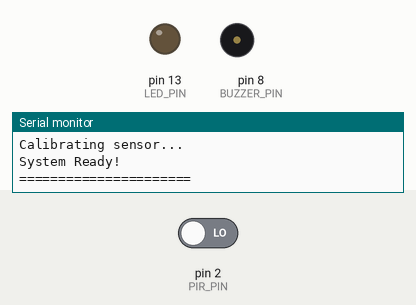
Simulated run of this sketch. Board: Arduino Uno, built with avr-gcc and run on an emulated ATmega328P. On the bench: output pins drawn as LEDs (lit = HIGH), buzzer (waves = sounding), the last lines printed to the serial monitor. Inputs (shaded band) come from the test bench; at power-on: pin 2 (PIR_PIN) LOW.

Above: at 11.2 s.
11.3 s: pin 2 (PIR_PIN) driven HIGH
At 11.4 s:
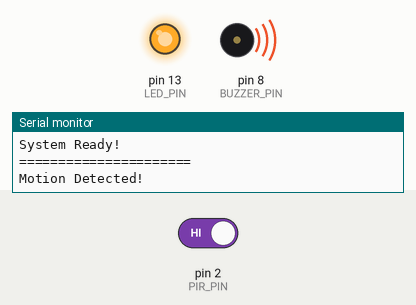
At 12.0 s:
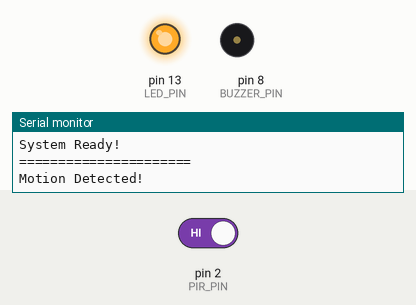
13.0 s: pin 2 (PIR_PIN) driven LOW
At 14.4 s:
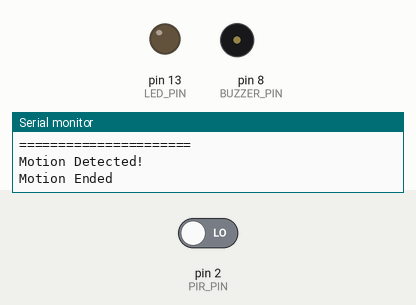
Timing chart, 0 to 16.0 s (numbered marks = the images above; inputs shaded):
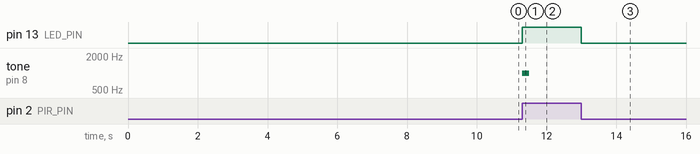

Measured:
- after the input at 11.3 s, pin 13 (LED_PIN): LOW → HIGH at once; tone on pin 8 (BUZZER_PIN): silent → 1000 Hz at once, → silent 0.20 s later
- after the input at 13.0 s, pin 13 (LED_PIN): HIGH → LOW at once

The sketch:

pir_motion_alarm.ino
```cpp
/*
 * PIR Motion Alarm System
 * Detects motion and triggers alarm
 *
 * Components:
 * - Arduino Board
 * - PIR Motion Sensor
 * - LED
 * - Buzzer
 * - 220Ω Resistor (for LED)
 *
 * Connections:
 * PIR OUT -> Pin 2
 * LED     -> Pin 13
 * Buzzer  -> Pin 8
 */

// Pin Definitions
const int PIR_PIN = 2;     // PIR sensor output
const int LED_PIN = 13;    // Status LED
const int BUZZER_PIN = 8;  // Buzzer

// Variables
int motionState = LOW;     // No motion detected initially
int lastMotionState = LOW;

// Timing
unsigned long lastMotionTime = 0;
const unsigned long MOTION_TIMEOUT = 10000;  // 10 seconds

void setup() {
  // Initialize pins
  pinMode(PIR_PIN, INPUT);
  pinMode(LED_PIN, OUTPUT);
  pinMode(BUZZER_PIN, OUTPUT);

  // Initialize serial
  Serial.begin(9600);

  // Calibration message
  Serial.println("PIR Motion Alarm System");
  Serial.println("Calibrating sensor...");
  delay(10000);  // Allow PIR to calibrate
  Serial.println("System Ready!");
  Serial.println("======================");
}

void loop() {
  // Read PIR sensor state
  motionState = digitalRead(PIR_PIN);

  // Check if motion state changed
  if (motionState != lastMotionState) {
    if (motionState == HIGH) {
      // Motion detected
      Serial.println("Motion Detected!");
      lastMotionTime = millis();
      triggerAlarm();
    } else {
      // Motion stopped
      Serial.println("Motion Ended");
      stopAlarm();
    }
    lastMotionState = motionState;
  }

  // Auto-reset alarm after timeout
  if (motionState == HIGH && (millis() - lastMotionTime > MOTION_TIMEOUT)) {
    Serial.println("Motion Timeout - Resetting");
    stopAlarm();
    motionState = LOW;
    lastMotionState = LOW;
  }

  delay(50);  // Small delay for stability
}

void triggerAlarm() {
  // Flash LED and sound buzzer
  digitalWrite(LED_PIN, HIGH);
  tone(BUZZER_PIN, 1000, 200);  // 1kHz tone for 200ms
}

void stopAlarm() {
  // Stop alarm
  digitalWrite(LED_PIN, LOW);
  noTone(BUZZER_PIN);
}
```

traffic_light.ino
```cpp

```
